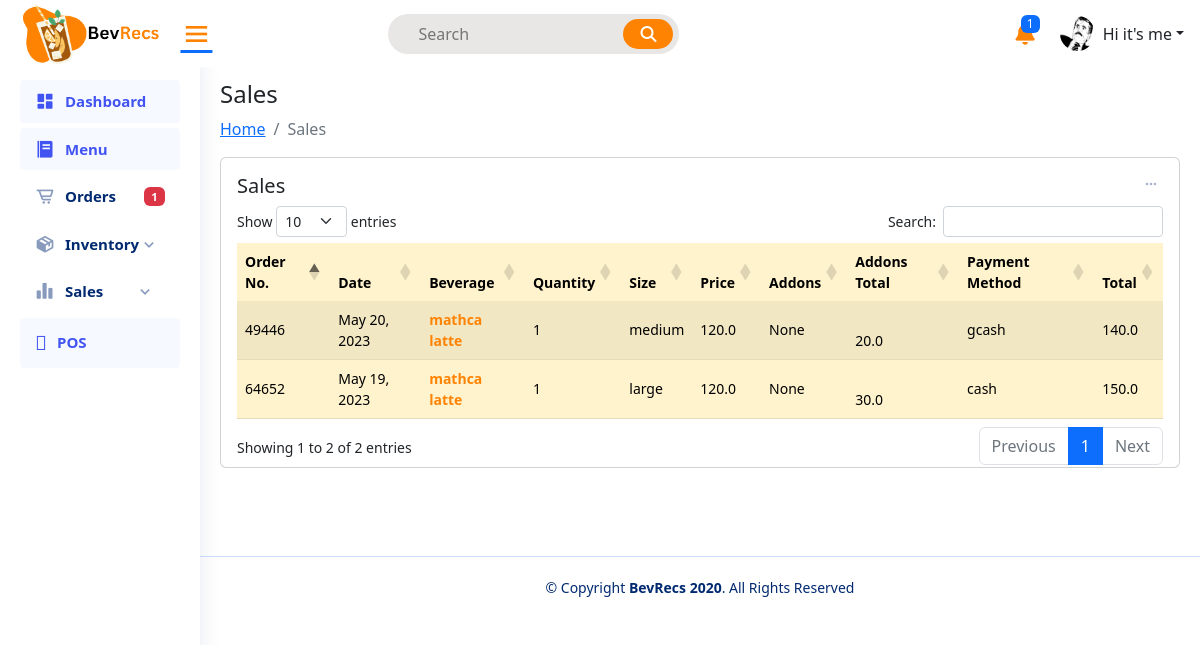
Before: /sales with the older database file.
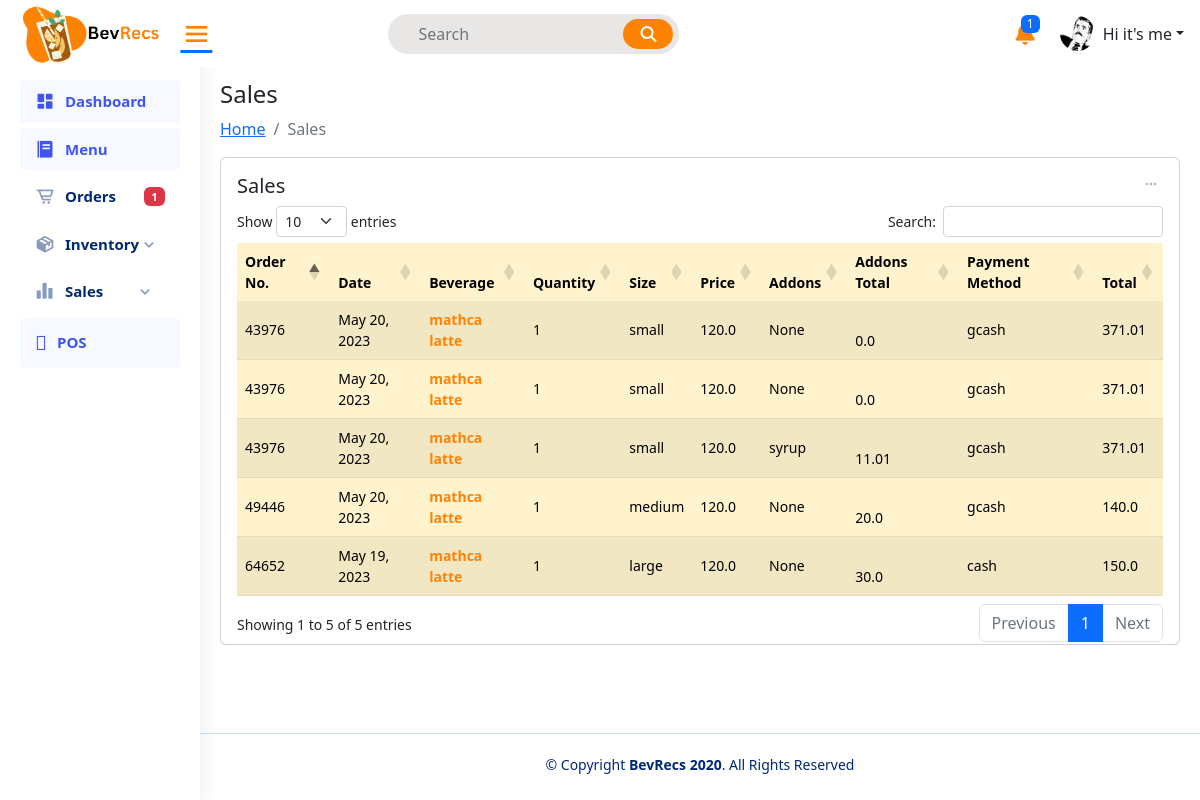
After: the same page with the newer database file.
### pos/models.py (models this page shows, shortened)
class buyItem(models.Model):
    buyName= models.CharField (max_length=255, null=True, blank=True)
    buySize = models.CharField(max_length=15, choices=SIZES, null=True, blank=True)
    buyQuantityMenu = models.PositiveIntegerField (null=True, blank=True)
    buyPrice = models.FloatField (null=True, blank=True)
    buyAddOns1 = models.CharField (max_length=255, null=True, blank=True)
    buyAddOns2 = models.CharField (max_length=255, null=True, blank=True)
    buyAddOns3 = models.CharField (max_length=255, null=True, blank=True)
    buyAddOns4 = models.CharField (max_length=255, null=True, blank=True)
    buyAddOns5 = models.CharField (max_length=255, null=True, blank=True)
    buyQuantityAO1 = models.PositiveIntegerField (null=True, blank=True)
    buyQuantityAO2 = models.PositiveIntegerField (null=True, blank=True)
    buyQuantityAO3 = models.PositiveIntegerField (null=True, blank=True)
    buyQuantityAO4 = models.PositiveIntegerField (null=True, blank=True)
    buyQuantityAO5 = models.PositiveIntegerField (null=True, blank=True)
    menuAOPrice1 = models.FloatField(default=0,null=True, blank=True)
    menuAOPrice2 = models.FloatField(default=0,null=True, blank=True)
    menuAOPrice3 = models.FloatField(default=0,null=True, blank=True)
    menuAOPrice4 = models.FloatField(default=0,null=True, blank=True)
    menuAOPrice5 = models.FloatField(default=0,null=True, blank=True)
    buyingredient1 = models.CharField (max_length=255, null=True, blank=True)
    buyingredient2 = models.CharField (max_length=255, null=True, blank=True)
    buyingredient3 = models.CharField (max_length=255, null=True, blank=True)
    buyingredient4 = models.CharField (max_length=255, null=True, blank=True)
    buyingredient5 = models.CharField (max_length=255, null=True, blank=True)
    buyQuantityIng1 = models.PositiveIntegerField (null=True, blank=True)
    buyQuantityIng2 = models.PositiveIntegerField (null=True, blank=True)
    buyQuantityIng3 = models.PositiveIntegerField (null=True, blank=True)
    buyQuantityIng4 = models.PositiveIntegerField (null=True, blank=True)
    buyQuantityIng5 = models.PositiveIntegerField (null=True, blank=True)
    buyOrBought = models.BooleanField(default=False)
    DoneOrder = models.BooleanField(default=False)
    payment_method = models.CharField(max_length=255, choices=PAYMENT_CHOICES, null=True, blank=True)
    DineIn_Out = models.CharField(max_length=255, choices=IN_OUT, null=True, blank=True)
    AllPayment = models.FloatField(null=True, blank=True)
    tenderedPayment = models.FloatField(null=True, blank=True)
    orderNumber = models.PositiveIntegerField (null=True, blank=True)
    dateordered = models.DateTimeField (null=True, blank=True)
    priceSize = models.FloatField (null=True, blank=True)
    @property
    def total_AO(self):
         if  self.buyOrBought and self.menuAOPrice1 and self.menuAOPrice2 and self.menuAOPrice3 and self.menuAOPrice4 and self.menuAOPrice5:
            totalAO = (self.priceSize + self.menuAOPrice1 + self.menuAOPrice2 + self.menuAOPrice3 + self.menuAOPrice4 + self.menuAOPrice5)
            return totalAO
         return round((self.priceSize + self.menuAOPrice1 + self.menuAOPrice2 + self.menuAOPrice3 + self.menuAOPrice4 + self.menuAOPrice5), 2)

### pos/views.py (the view)
# urls.py: path('sales', views.sales, name='sales'),
def sales(request):
    today = datetime.now().date()
    start_of_week = today - timedelta(days=today.weekday())  # Get the start date of the current week
    end_of_week = start_of_week + timedelta(days=6)  # Get the end date of the current week
    buyitem = buyItem.objects.filter(dateordered__date__range=[start_of_week, end_of_week])
    context = {
        'buyitem': buyitem,
    }
    return render(request, 'sales.html', context)

### pos/templates/sales.html (shortened to what this page needs)
{% load static %}
<!DOCTYPE html>
<html lang="en">
<head>
  <link rel="stylesheet" href="https://cdnjs.cloudflare.com/ajax/libs/font-awesome/6.4.0/css/all.min.css"
 />
  <link href='https://unpkg.com/boxicons@2.1.4/css/boxicons.min.css' rel='stylesheet'>
  <link rel="stylesheet" href="{% static 'main.css' %}">
  <link rel="stylesheet" href="{% static 'style.css' %}">
  <link rel="stylesheet" href="https://cdnjs.cloudflare.com/ajax/libs/twitter-bootstrap/5.2.0/css/bootstrap.min.css">
  <link rel="stylesheet" href="https://cdn.datatables.net/1.13.4/css/dataTables.bootstrap5.min.css">
</head>
<body>
  <header class="header fixed-top d-flex align-items-center">
    <div class="d-flex align-items-center justify-content-between">
      <a href="/templates/index.html" class="logo d-flex align-items-center px-2">
        <img class="logo" src="/static/img/logo-with-name.png" alt="logo">
        <i class='bx bx-menu toggle-sidebar-btn'></i>
      </a>
    </div>
    <div class="search-bar m-auto">
      <form class="search-form d-flex align-items-center">
        <input type="text" name="query" placeholder="Search" title="Enter search keyword">
        <button type="submit" title="Search"><i class="fa fa-search"></i></button>
      </form>
    </div>
    <nav class="header-nav ms-auto">
      <ul class="d-flex align-items-center mt-3 list-unstyled">
        <li class="nav-item dropdown">
          <a class="nav-link nav-icon" href="#" data-bs-toggle="dropdown">
            <i class="fa fa-bell"></i>
            <span class="badge bg-primary badge-number">1</span>
          </a>
        </li>
        <li class="nav-item dropdown pe-3">
          <a class="nav-link nav-profile d-flex align-items-center pe-0" href="#" data-bs-toggle="dropdown">
            <img src="/static/img/profile.png" alt="Profile" class="rounded-circle">
            <span class="d-none d-md-block dropdown-toggle ps-2">Hi it's me</span>
          </a>
        </li>
      </ul>
    </nav>
  </header>
  <aside id="sidebar" class="sidebar">
    <ul class="sidebar-nav" id="sidebar-nav">
      <li class="nav-item">
        <a class="nav-link" href="{% url 'pos:index'%}">
          <i class='bx bxs-dashboard'></i><span>Dashboard</span>
        </a>
      </li>
      <li class="nav-item">
        <a class="nav-link active" data-bs-target="#menu-nav" href="{% url 'pos:menu' %}" >
          <i class='bx bxs-food-menu' ></i></i><span>Menu</span>
        </a>
      </li>
      <li class="nav-item">
        <a class="nav-link collapsed" href="{% url 'pos:order' %}">
          <i class='bx bx-cart-alt'></i><span>Orders</span>
          <span class="badge badge-number ms-auto bg-danger">1</span>
        </a>
      </li>
      <li class="nav-item">
        <a class="nav-link collapsed" data-bs-target="#inventory-nav" data-bs-toggle="collapse" href="">
          <i class='bx bxs-package'></i><span>Inventory</span><i class='bx bx-chevron-down ms-auto'></i>
        </a>
      </li>
      <li class="nav-item">
        <a class="nav-link collapsed" data-bs-target="#sales-nav" data-bs-toggle="collapse" href="#">
          <i class='bx bxs-bar-chart-alt-2'></i><span>Sales</span><i class='bx bx-chevron-down ms-auto'></i>
        </a>
      </li>
      <li class="nav-item">
        <a class="nav-link" data-bs-target="#pos-nav" href="{% url 'pos:home' %}">
          <i class='bx-bar-chart' ></i></i><span>POS</span>
        </a>
      </li>
    </ul>
  </aside>
<main id="main" class="main">
  <div class="pagetitle">
    <h1>Sales</h1>
    <nav>
      <ol class="breadcrumb">
        <li class="breadcrumb-item"><a href="/templates/index.html">Home</a></li>
        <li class="breadcrumb-item active">Sales</li>
      </ol>
    </nav>
  </div>
  <section class="section dashboard">
    <div class="row">
      <div class="col-lg-12 mb-2">
        <div class="row g-2">
           <div class="col-12">
            <div class="card top-selling overflow-auto">
              <div class="filter">
                <a class="icon" href="#" data-bs-toggle="dropdown"><i class='bx bx-dots-horizontal-rounded'></i></a>
              </div>
              <div class="card-body pb-0">
                <h5 class="card-title">Sales</h5>
                <table class="table rounded table-striped table-warning" id="salesTable">
                  <thead>
                    <tr>
                      <th scope="col">Order No.</th>
                      <th scope="col">Date</th>
                      <th scope="col">Beverage</th>
                      <th scope="col">Quantity</th>
                      <th scope="col">Size</th>
                      <th scope="col">Price</th>
                      <th scope="col">Addons</th>
                      <th scope="col">Addons Total</th>
                      <th scope="col">Payment Method</th>
                      <th scope="col">Total</th>
                    </tr>
                  </thead>
                  <tbody>
                    {% for sale in buyitem %}
                    <tr>
                        <td>{{ sale.orderNumber }}</td>
                        <td>{{ sale.dateordered.date }}</td>
                        <td><a href="#" class="text-primary fw-bold">{{ sale.buyName }}</a></td>
                        <td>{{ sale.buyQuantityMenu }}</td>
                        <td>{{ sale.buySize }}</td>
                        <td>{{ sale.buyPrice }}</td>
                        <td>
                            {% if sale.buyAddOns1 %}{{ sale.buyAddOns1 }}<br>{% endif %}
                            {% if not sale.buyAddOns1 and not sale.buyAddOns2 and not sale.buyAddOns3 and not sale.buyAddOns4 and not sale.buyAddOns5 %}
                                None
                            {% endif %}
                        </td>
                        <td><br>{{ sale.total_AO }}</td>
                        <td>{{ sale.payment_method }}</td>
                        <td>{{ sale.AllPayment }}</td>
                    </tr>
                    {% endfor %}
                </tbody>
                </table>
              </div>
            </div>
          </div>
        </div>
      </div>
      </div>
    </section>
</main>
   <footer id="footer" class="footer">
    <div class="copyright">
      &copy; Copyright <strong><span>BevRecs 2020</span></strong>. All Rights Reserved
    </div>
  </footer>
</body>
</html>

### pos/static/style.css (style rules this page uses)
body { background-color: aliceblue; }
header { background-color: #ffff; }
.logo { height: 64px; }
.header .toggle-sidebar-btn { font-size: 32px; padding-left: 10px; cursor: pointer; color: #FF8303; }
.search-form { width: 100%; position: relative; }
.search-form input { width: 100%; padding: 0 30px; border-radius: 50px; border: none; font-weight: 300; font-size: 16px; text-transform: capitalize; color: black; height: 40px; background-color: #e9e6e6; }
.search-form button { position: absolute; right: 6px; height: 30px; border: none; color: #ffff; background-color: #FF8303; border-radius: 50px; width: 50px; }
.header-nav .nav-icon { font-size: 22px; color: #FF8303; margin-right: 25px; position: relative; }
.header-nav .badge-number { position: absolute; inset: -2px -5px auto auto; font-weight: normal; font-size: 12px; padding: 3px 6px; color: white; }
.nav-link img { width: 35px; height: 35px; }
.sidebar { position: fixed; top: 60px; left: 0; bottom: 0; width: 200px; z-index: 996; transition: all 0.3s; padding: 20px; overflow-y: auto; scrollbar-width: thin; scrollbar-color: #aab7cf transparent; box-shadow: 0px 0px 20px rgba(1, 41, 112, 0.1); background-color: #fff; }
@media (min-width: 1200px) { #main, #footer { margin-left: 200px; } }
.sidebar-nav { padding: 0; margin: 0; list-style: none; }
.sidebar-nav li { padding: 0; margin: 0; list-style: none; }
.sidebar-nav .nav-item { margin-bottom: 5px; }
.sidebar-nav .nav-link { display: flex; align-items: center; font-size: 15px; font-weight: 600; color: #4154f1; transition: 0.3; background: #f6f9ff; padding: 10px 15px; border-radius: 4px; }
.sidebar-nav .nav-link i { font-size: 20px; margin-right: 10px; color: #4154f1; }
.sidebar-nav .nav-link.collapsed { color: #012970; background: #fff; }
.sidebar-nav .nav-link.collapsed i { color: #899bbd; }
.main { padding-left: 20px; padding-right: 20px; }
.main .pagetitle h1 { font-size: 24px; }
.dashboard .filter { position: absolute; right: 0px; top: 15px; }
.dashboard .filter .icon { color: #aab7cf; padding-right: 20px; padding-bottom: 5px; transition: 0.3s; font-size: 16px; }
@media (min-width: 1200px) { #main, #footer { margin-left: 200px; margin-top: 80px; } }
.dashboard .top-selling { font-size: 14px; }
.dashboard .top-selling .table thead { background: #f6f6fe; }
.dashboard .top-selling .table thead th { border: 0; }
.dashboard .top-selling .table tbody td { vertical-align: middle; }
.dashboard .top-selling .table tbody td a { text-decoration: none; color: #FF8303 !important; }
.footer { padding: 20px 0; font-size: 14px; transition: all 0.3s; border-top: 1px solid #cddfff; }
.footer .copyright { text-align: center; color: #012970; }

Changed rows visible on the page:
added buyItem: orderNumber "43976", dateordered "May 20, 2023", buyName "mathca latte", buyQuantityMenu "1", buySize "small", buyPrice "120.0", shows "None", total_AO "0.0", payment_method "gcash", AllPayment "371.01"
added buyItem: orderNumber "43976", dateordered "May 20, 2023", buyName "mathca latte", buyQuantityMenu "1", buySize "small", buyPrice "120.0", shows "None", total_AO "0.0", payment_method "gcash", AllPayment "371.01"
added buyItem: orderNumber "43976", dateordered "May 20, 2023", buyName "mathca latte", buyQuantityMenu "1", buySize "small", buyPrice "120.0", buyAddOns1 "syrup", total_AO "11.01", payment_method "gcash", AllPayment "371.01"
Other visible differences:
text written by a page script: "Show entries Search: Showing 1 to 2 of 2 entries Previous 1 Next" → "Show entries Search: Showing 1 to 5 of 5 entries Previous 1 Next"
